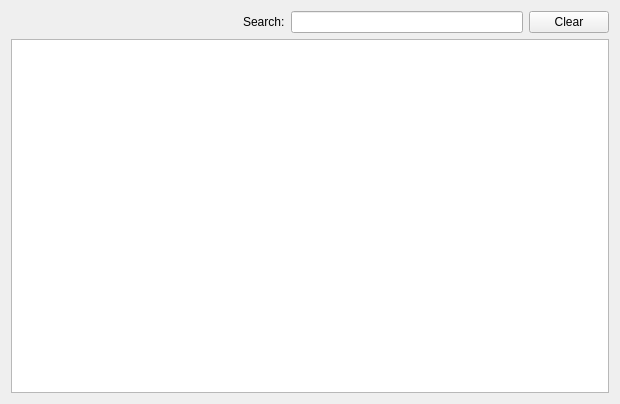
<?xml version="1.0" encoding="UTF-8"?>
<ui version="4.0">
 <class>MDIWidget</class>
 <widget class="QWidget" name="MDIWidget">
  <property name="geometry">
   <rect>
    <x>0</x>
    <y>0</y>
    <width>620</width>
    <height>404</height>
   </rect>
  </property>
  <property name="sizePolicy">
   <sizepolicy hsizetype="Maximum" vsizetype="Maximum">
    <horstretch>0</horstretch>
    <verstretch>0</verstretch>
   </sizepolicy>
  </property>
  <property name="windowTitle">
   <string/>
  </property>
  <layout class="QGridLayout" name="gridLayout">
   <item row="0" column="0">
    <layout class="QHBoxLayout" name="searchLayout">
     <item>
      <spacer name="horizontalSpacer">
       <property name="orientation">
        <enum>Qt::Horizontal</enum>
       </property>
       <property name="sizeHint" stdset="0">
        <size>
         <width>40</width>
         <height>20</height>
        </size>
       </property>
      </spacer>
     </item>
     <item>
      <widget class="QLabel" name="lblSearch">
       <property name="text">
        <string>Search:</string>
       </property>
      </widget>
     </item>
     <item>
      <widget class="QLineEdit" name="txtSearch"/>
     </item>
     <item>
      <widget class="QPushButton" name="btnClearSearch">
       <property name="text">
        <string>Clear</string>
       </property>
      </widget>
     </item>
    </layout>
   </item>
   <item row="1" column="0">
    <widget class="QTableView" name="tableView">
     <property name="alternatingRowColors">
      <bool>true</bool>
     </property>
     <property name="selectionMode">
      <enum>QAbstractItemView::SingleSelection</enum>
     </property>
     <property name="selectionBehavior">
      <enum>QAbstractItemView::SelectRows</enum>
     </property>
     <property name="sortingEnabled">
      <bool>true</bool>
     </property>
     <property name="wordWrap">
      <bool>false</bool>
     </property>
     <attribute name="verticalHeaderVisible">
      <bool>true</bool>
     </attribute>
    </widget>
   </item>
  </layout>
 </widget>
 <resources/>
 <connections/>
</ui>
